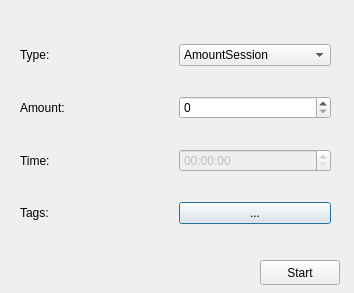
<?xml version="1.0" encoding="UTF-8"?>
<ui version="4.0">
 <class>TestFilterDialog</class>
 <widget class="QDialog" name="TestFilterDialog">
  <property name="geometry">
   <rect>
    <x>0</x>
    <y>0</y>
    <width>354</width>
    <height>293</height>
   </rect>
  </property>
  <property name="windowTitle">
   <string>Dialog</string>
  </property>
  <widget class="QWidget" name="verticalLayoutWidget_3">
   <property name="geometry">
    <rect>
     <x>20</x>
     <y>20</y>
     <width>311</width>
     <height>231</height>
    </rect>
   </property>
   <layout class="QVBoxLayout" name="testFilterVerticalLayout">
    <item>
     <layout class="QHBoxLayout" name="typeHorizontalLayout">
      <item>
       <widget class="QLabel" name="typeLabel">
        <property name="text">
         <string>Type:</string>
        </property>
       </widget>
      </item>
      <item>
       <widget class="QComboBox" name="typeComboBox">
        <item>
         <property name="text">
          <string>AmountSession</string>
         </property>
        </item>
       </widget>
      </item>
     </layout>
    </item>
    <item>
     <layout class="QHBoxLayout" name="amountHorizontalLayout">
      <item>
       <widget class="QLabel" name="amountLabel">
        <property name="text">
         <string>Amount:</string>
        </property>
       </widget>
      </item>
      <item>
       <widget class="QSpinBox" name="amountSpinBox"/>
      </item>
     </layout>
    </item>
    <item>
     <layout class="QHBoxLayout" name="timeHorizontalLayout">
      <item>
       <widget class="QLabel" name="timeLabel">
        <property name="text">
         <string>Time:</string>
        </property>
       </widget>
      </item>
      <item>
       <widget class="QTimeEdit" name="timeEdit">
        <property name="enabled">
         <bool>false</bool>
        </property>
       </widget>
      </item>
     </layout>
    </item>
    <item>
     <layout class="QHBoxLayout" name="tagsHorizontalLayout">
      <item>
       <widget class="QLabel" name="tagsLabel">
        <property name="text">
         <string>Tags:</string>
        </property>
       </widget>
      </item>
      <item>
       <widget class="QPushButton" name="tagsPushButton">
        <property name="text">
         <string>...</string>
        </property>
       </widget>
      </item>
     </layout>
    </item>
   </layout>
  </widget>
  <widget class="QPushButton" name="start_pushButton">
   <property name="geometry">
    <rect>
     <x>260</x>
     <y>260</y>
     <width>80</width>
     <height>25</height>
    </rect>
   </property>
   <property name="text">
    <string>Start</string>
   </property>
  </widget>
 </widget>
 <resources/>
 <connections>
  <connection>
   <sender>start_pushButton</sender>
   <signal>clicked()</signal>
   <receiver>TestFilterDialog</receiver>
   <slot>startTestSession()</slot>
   <hints>
    <hint type="sourcelabel">
     <x>305</x>
     <y>274</y>
    </hint>
    <hint type="destinationlabel">
     <x>383</x>
     <y>229</y>
    </hint>
   </hints>
  </connection>
 </connections>
 <slots>
  <slot>startTestSession()</slot>
 </slots>
</ui>
